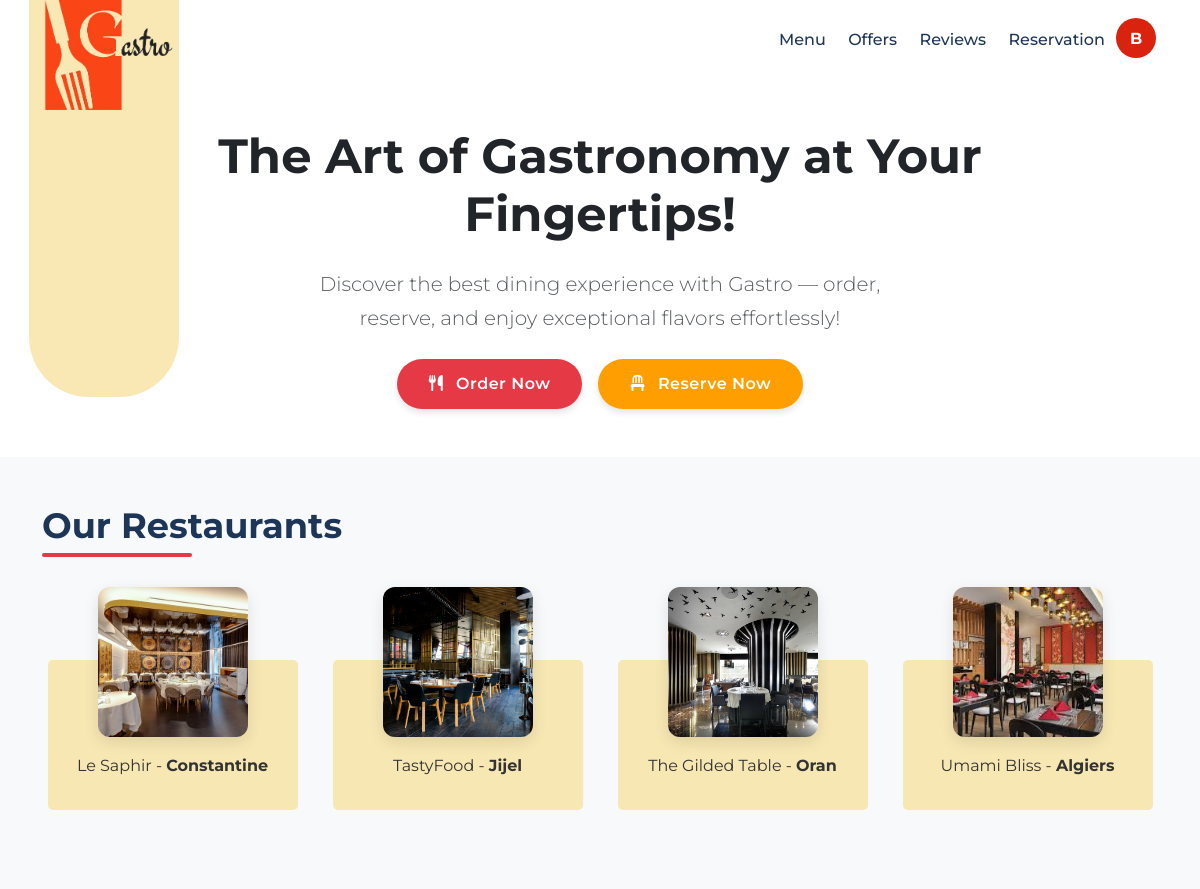
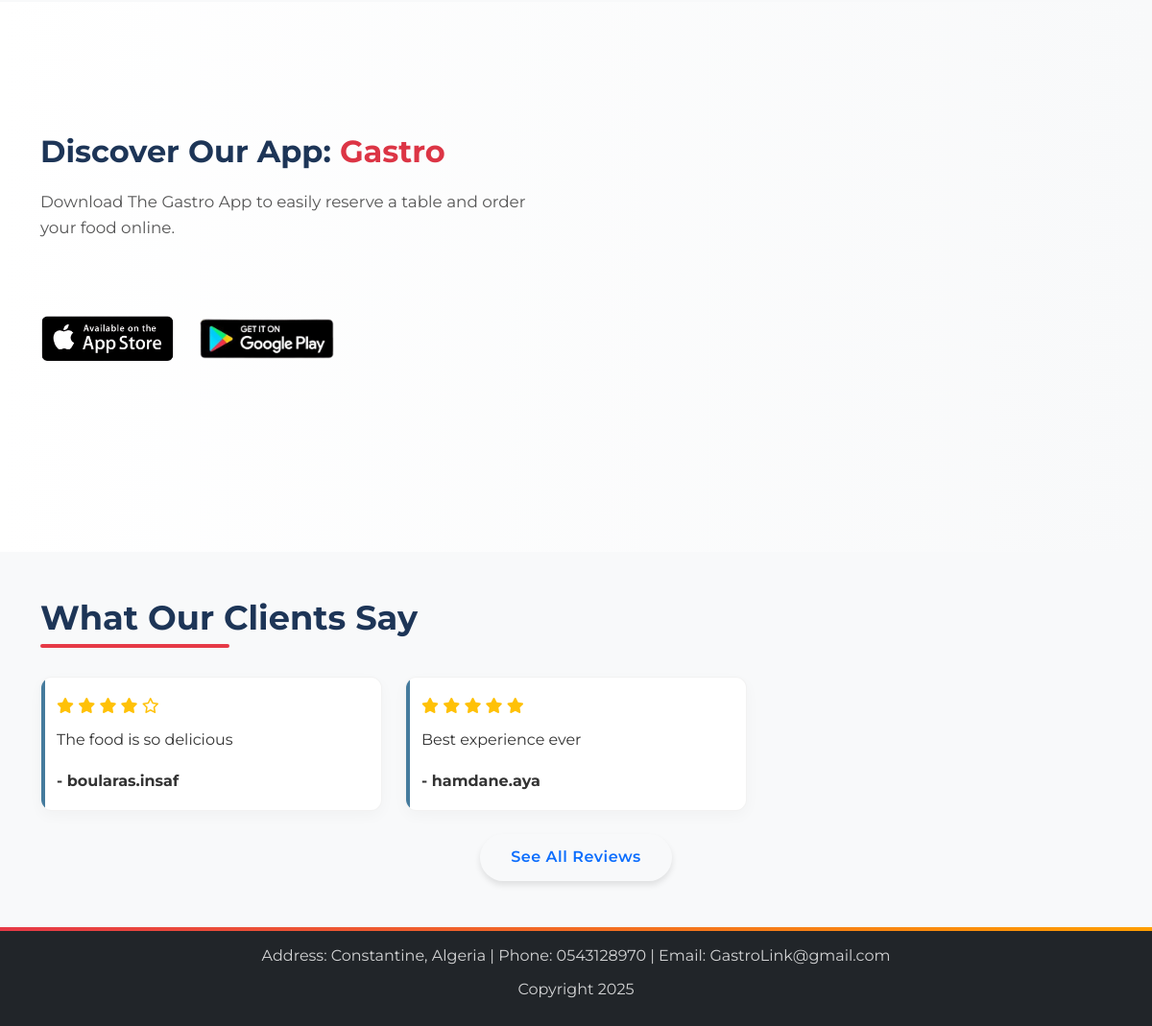
Screenshot of /restaurant/Gastrolink/ (signed in) with the database file from the repository (2 pictures, top to bottom).
### restaurant/models.py (models this page shows, shortened)
class User(AbstractUser):
    USER_TYPES = (
        ('PDG', 'PDG'),
        ('MANAGER', 'Manager'),
        ('CHEF', 'Chef'),
        ('SERVER', 'Server'),
        ('DELIVERY', 'Delivery Person'),
        ('CLIENT', 'Client'),
        ('SUPPLIER', 'Supplier'),
    )
    user_type = models.CharField(max_length=10, choices=USER_TYPES)
    phone = models.CharField(max_length=20)
    groups = models.ManyToManyField(
        'auth.Group',
        verbose_name='groups',
        blank=True,
        help_text='The groups this user belongs to.',
        related_name="restaurant_user_groups",
        related_query_name="restaurant_user",
    )
    user_permissions = models.ManyToManyField(
        'auth.Permission',
        verbose_name='user permissions',
        blank=True,
        help_text='Specific permissions for this user.',
        related_name="restaurant_user_permissions",
        related_query_name="restaurant_user",
    )

class Restaurant(models.Model):
    name = models.CharField(max_length=100)
    address = models.CharField(max_length=255)
    city = models.CharField(max_length=100)
    phone = models.CharField(max_length=20)
    email = models.EmailField()
    image = models.ImageField(upload_to='restaurant_images/', blank=True, null=True)

class Client(models.Model):
    user = models.OneToOneField(User, on_delete=models.CASCADE, primary_key=True)
    loyality_points = models.IntegerField(default=0)

### feedback/models.py (models this page shows)
class Review(models.Model):
    client = models.ForeignKey(Client, on_delete=models.CASCADE)
    rating = models.PositiveSmallIntegerField()
    comment = models.TextField()
    date = models.DateField(auto_now_add=True)

### restaurant/views.py (the view)
# urls.py: path('Gastrolink/', views.landing_page , name='landing_page'),
def landing_page(request):
    restaurants = Restaurant.objects.all()[:4]
    reviews = Review.objects.select_related('client__user').order_by('-date')[:5]
    context = {
        'restaurants': restaurants,
        'reviews': reviews,
    }
    return render(request, 'client/landingPage.html', context)

### templates/client/landingPage.html (shortened to what this page needs)
<!DOCTYPE html>
{% load static %}
<html lang="en">
<head>
    <link href="https://cdn.jsdelivr.net/npm/bootstrap@5.3.2/dist/css/bootstrap.min.css" rel="stylesheet">
    <link rel="stylesheet" href="https://cdnjs.cloudflare.com/ajax/libs/font-awesome/6.4.0/css/all.min.css">
    <link rel="stylesheet" href="{% static 'styles/client/landingPage.css' %}">
</head>
<body>
    <nav class="navbar navbar-expand-lg navbar-light bg-white shadow-sm">
        <div class="container">
            <a class="navbar-brand" href="{% url 'landing_page' %}">
                <img src="{% static 'images/GASTRO_LINK-.png' %}" alt="GastroLink" class="logo">
            </a>
            <div class="collapse navbar-collapse" id="navbarNav">
                <ul class="navbar-nav ms-auto">
                    <li class="nav-item"><a class="nav-link" href="{% url 'order' %}">Menu</a></li>
                    <li class="nav-item"><a class="nav-link" href="{% url 'client_offers' %}">Offers</a></li>
                    <li class="nav-item"><a class="nav-link" href="{% url 'review_list' %}">Reviews</a></li>
                    <li class="nav-item"><a class="nav-link" href="{% url 'create_reservation' %}">Reservation</a></li>
                    {% if user.is_authenticated and user.user_type == "CLIENT" %}
                      <div class="sidebar-header">
                        <div class="avatar-circle" style="background-color: #d9230f;">
                           <a href="{% url 'profile' %}">{{ user.username.0|upper }}</a>
                        </div>
                      </div>
                    {% else %}
                    <li class="nav-item">
                      <a href="{% url 'login' %}" class="btn-signin">Sign In</a>
                    </li>
                    {% endif %}
                </ul>
            </div>
        </div>
    </nav>
    <header class="text-center py-5 bg-white">
        <div class="container">
            <h1 class="display-5 fw-bold text-dark">The Art of Gastronomy at Your Fingertips!</h1>
            <p class="lead text-muted mx-auto" style="max-width: 600px;">
                Discover the best dining experience with Gastro — order, reserve, and enjoy exceptional flavors effortlessly!
            </p>
            <div class="mt-4 d-flex flex-column flex-sm-row justify-content-center gap-3">
                <a href="{% url 'order' %}" class="btn btn-danger"><i class="fas fa-utensils me-2"></i> Order Now</a>
                <a href="{% url 'create_reservation' %}" class="btn btn-warning"><i class="fas fa-chair me-2"></i> Reserve Now</a>
            </div>
        </div>
    </header>
    <section class="container my-5">
        <h2 class="text-center">Our Restaurants</h2>
        <div class="row text-center">
            {% for restaurant in restaurants %}
            <div class="col-md-3">
                <div class="dish-container">
                    {% if restaurant.image %}
                    <img src="{{ restaurant.image.url }}" class="dish-img" alt="{{ restaurant.name }}">
                    {% else %}
                    <img src="{% static 'images/default-restaurant.jpg' %}" class="dish-img" alt="Default Restaurant Image">
                    {% endif %}
                    <p class="dish-name">{{ restaurant.name }} - <strong>{{ restaurant.city }}</strong></p>
                </div>
            </div>
            {% endfor %}
        </div>
    </section>
    <section class="app bg-light py-5">
        <div class="container">
            <div class="row align-items-center">
                <div class="col-md-6 order-md-1">
                    <h2>Discover Our App: <span class="text-danger">Gastro</span></h2>
                    <p>Download The Gastro App to easily reserve a table and order your food online.</p>
                    <div class="d-flex gap-3 mt-4">
                        <img src="{% static 'images/appstore.png' %}" alt="App Store" class="store-button">
                        <img src="{% static 'images/googleplay.png' %}" alt="Google Play" class="store-button">
                    </div>
                </div>
                <div class="col-md-6 order-md-2 text-center">
                </div>
            </div>
        </div>
    </section>
    <section class="container my-5">
        <h2 class="text-center">What Our Clients Say</h2>
        <div class="row">
            {% for review in reviews %}
            <div class="col-md-4">
                <div class="p-3 border rounded">
                    <div class="mb-2">
                        {% for i in "12345" %}
                            {% if forloop.counter <= review.rating %}
                                <i class="fas fa-star text-warning"></i>
                            {% else %}
                                <i class="far fa-star text-warning"></i>
                            {% endif %}
                        {% endfor %}
                    </div>
                    <p>{{ review.comment }}</p>
                    <strong>- {{ review.client.user.get_full_name|default:review.client.user.username }}</strong>
                </div>
            </div>
            {% endfor %}
        </div>
        <div class="text-center mt-4">
            <a href="{% url 'review_list' %}" class="btn btn-outline-primary">See All Reviews</a>
        </div>
    </section>
    <footer class="bg-dark text-center py-3">
        <p>Address: Constantine, Algeria | Phone: 0543128970 | Email: GastroLink@gmail.com</p>
        <p>Copyright 2025</p>
    </footer>
</body>
</html>

### static/styles/client/landingPage.css (style rules this page uses)
:root { --primary: #e63946; --secondary: #f4a261; --light: #f1faee; --dark: #1d3557; --accent: #457b9d; --warning: #ff9e00; }
body { font-family: 'Montserrat', 'Segoe UI', sans-serif; line-height: 1.7; color: #333; background-color: #f8f9fa; }
.navbar { height: 80px; padding: 0 2rem; box-shadow: 0 2px 15px rgba(0,0,0,0.1); background-color: #f8e3a3; }
.navbar-brand { position: relative; z-index: 1; }
.navbar-brand::before { content: ''; position: absolute; top: -15px; left: -15px; width: 150px; height: 450px; background-color: #F8E3A2; border-radius: 0 0 60px 60px; z-index: -2; opacity: 0.8; }
.logo { width: 130px; transition: transform 0.3s ease; margin-top: 10px; }
.navbar-nav .nav-link { padding: 0.5rem 1.2rem; font-weight: 500; color: var(--dark) !important; position: relative; margin: 0 0.2rem; }
.navbar-nav .nav-link:after { content: ''; position: absolute; width: 0; height: 2px; bottom: 0; left: 0; background-color: var(--primary); transition: width 0.3s ease; }
.avatar-circle { width: 40px; height: 40px; border-radius: 50%; background-color: var(--primary); display: flex; justify-content: center; align-items: center; text-transform: uppercase; }
.avatar-circle a { color: white; font-size: 1rem; font-weight: bold; text-decoration: none; }
header { padding: 5rem 0; background: white; position: relative; overflow: hidden; }
header h1 { font-size: 2.8rem; font-weight: 700; color: var(--dark); margin-bottom: 1.5rem; line-height: 1.3; text-align: center; margin-left: 100px; margin-right: 100px; }
header p { font-size: 1.2rem; color: #1d3557; max-width: 600px; text-align: center; margin: 0 auto; }
.btn { padding: 0.8rem 2rem; border-radius: 30px; font-weight: 600; letter-spacing: 0.5px; transition: all 0.3s ease; box-shadow: 0 4px 6px rgba(0,0,0,0.1); border: none; }
.btn-danger { background-color: var(--primary); }
.btn-warning { background-color: var(--warning); color: white; }
.dish-container { position: relative; margin-bottom: 3rem; text-align: center; }
.dish-container::after { content: ''; position: absolute; bottom: -15px; left: 50%; transform: translateX(-50%); width: 250px; height: 150px; background-color: #F8E3A2; opacity: 0.8; border-radius: 5px; z-index: -1; }
.dish-img { width: 150px; height: 150px; object-fit: cover; border-radius: 12px; box-shadow: 0 5px 15px rgba(0,0,0,0.1); margin-bottom: 15px; transition: all 0.4s ease; }
.dish-name { position: relative; z-index: 1; padding: 0 10px; display: inline-block; }
.container.my-5 h2 { font-size: 2.2rem; font-weight: 700; color: var(--dark); margin-bottom: 2.5rem; position: relative; display: inline-block; }
.container.my-5 h2:after { content: ''; position: absolute; width: 50%; height: 4px; background: var(--primary); bottom: -10px; left: 0; border-radius: 2px; }
.app { padding: 4rem 0; background: linear-gradient(to right, #ffffff 0%, #f8f9fa 100%); }
.app h2 { font-size: 2rem; color: var(--dark); margin-bottom: 1.2rem; font-weight: 700; }
.app h2 span { color: var(--primary); }
.app p { font-size: 1.05rem; color: #555; margin-bottom: 2rem; line-height: 1.6; }
.store-button { width: 140px; height: auto; margin: 0 10px 15px 0; transition: all 0.3s ease; border-radius: 12px; }
.p-3.border.rounded { border-radius: 12px !important; background: white; border: 1px solid rgba(0,0,0,0.05) !important; box-shadow: 0 5px 15px rgba(0,0,0,0.03); transition: all 0.3s ease; position: relative; overflow: hidden; }
.p-3.border.rounded:before { content: ''; position: absolute; top: 0; left: 0; width: 4px; height: 100%; background: var(--accent); }
footer { background: var(--dark); color: white; padding: 2.5rem 0; position: relative; }
footer:before { content: ''; position: absolute; top: 0; left: 0; width: 100%; height: 4px; background: linear-gradient(to right, var(--primary), var(--warning)); }
footer p { margin-bottom: 0.5rem; color: rgba(255,255,255,0.8); }

### rows the page displays
User: username.0 "B"
Restaurant: image (picture), name "Le Saphir", city "Constantine"
Restaurant: image (picture), name "TastyFood", city "Jijel"
Restaurant: image (picture), name "The Gilded Table", city "Oran"
Restaurant: image (picture), name "Umami Bliss", city "Algiers"
Review: rating 4 (drawn), comment "The food is so delicious", client.user.get_full_name "boularas.insaf"
Review: rating 5 (drawn), comment "Best experience ever", client.user.get_full_name "hamdane.aya"
